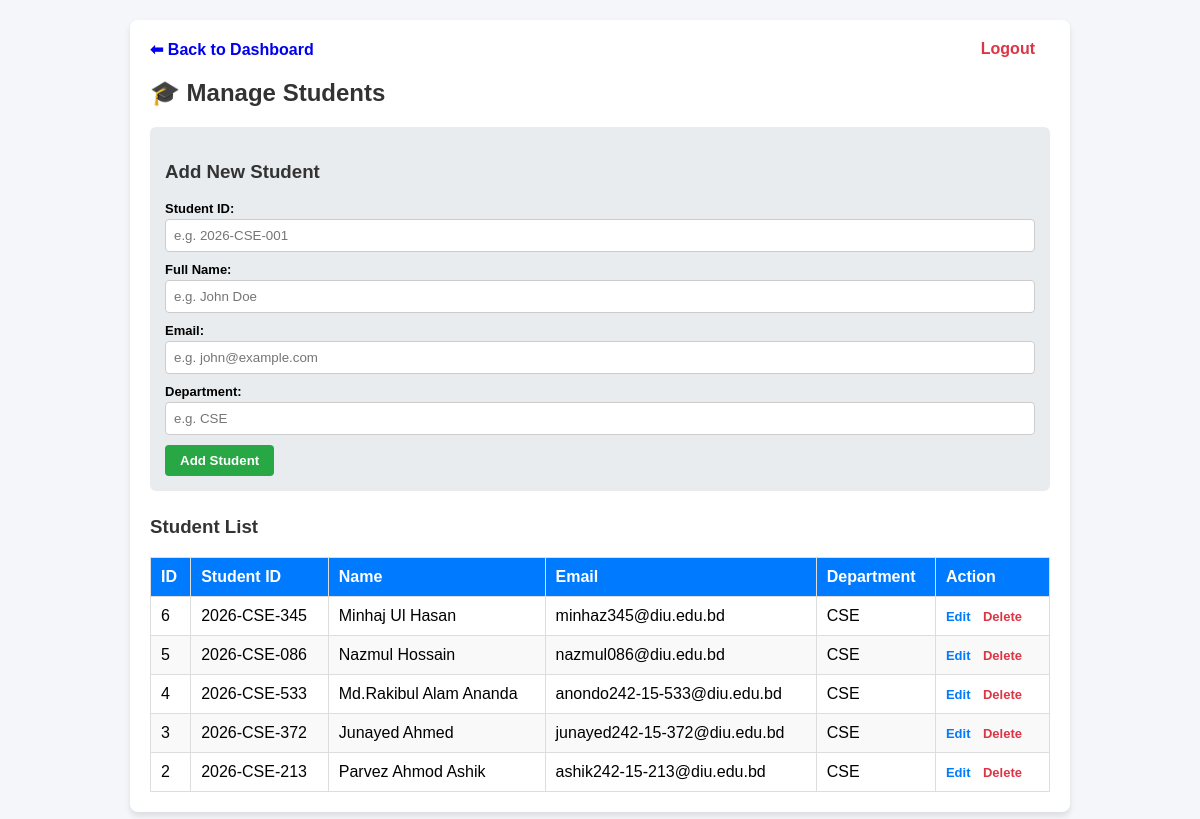
Page /students.php (signed in) on the earlier database version.
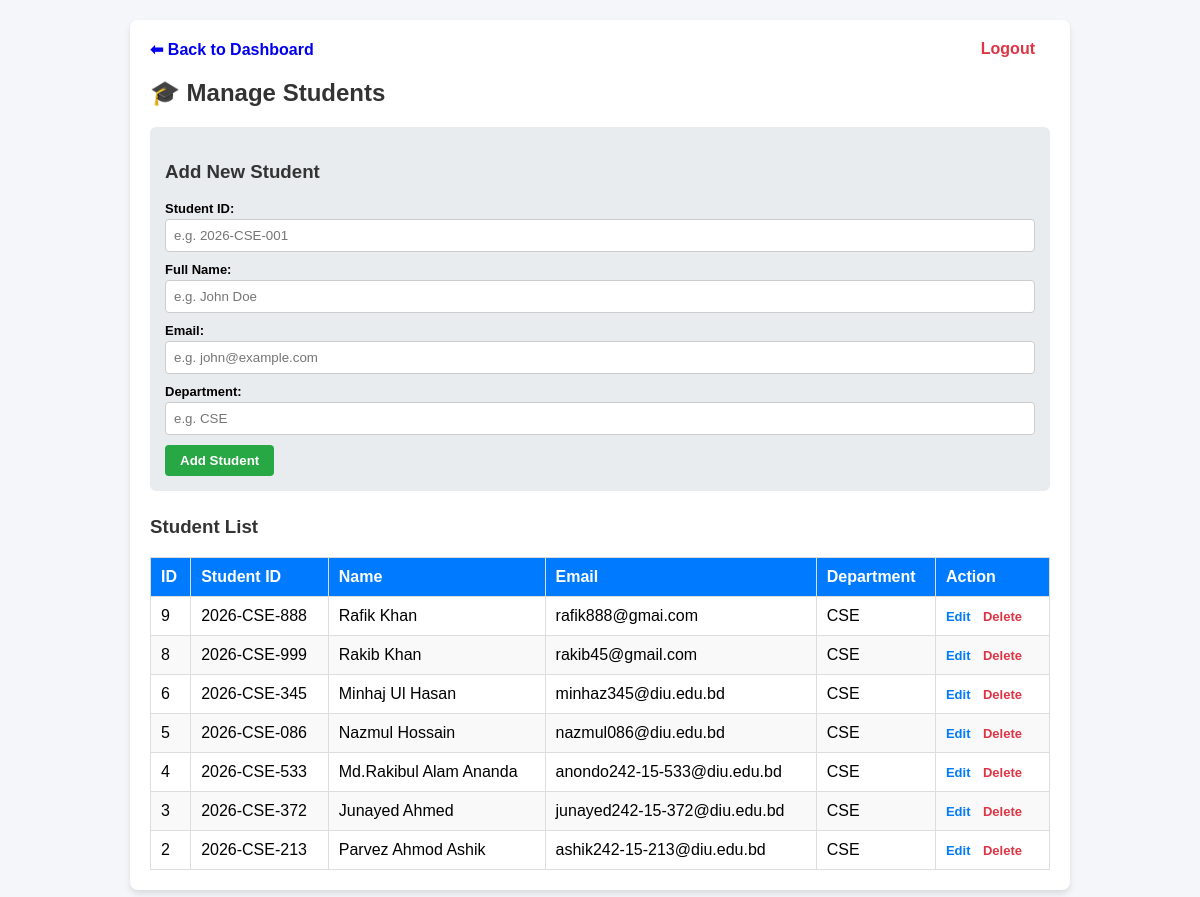
Same page on the later database version.
### tables this page shows
CREATE TABLE `students` (
  `id` int(11) NOT NULL,
  `student_id` varchar(50) NOT NULL,
  `name` varchar(100) NOT NULL,
  `email` varchar(100) DEFAULT NULL,
  `department` varchar(50) DEFAULT NULL,
  `created_at` timestamp NOT NULL DEFAULT current_timestamp(),
  `batch` varchar(20) DEFAULT '60'
);

### students.php (the view, shortened to what this page needs)
<?php
require_once 'config.php';
$students_result = $conn->query("SELECT * FROM students ORDER BY id DESC");
?>
<!DOCTYPE html>
<html lang="en">
<head>
</head>
<body>
<div class="container">
    <div class="top-nav">
        <a href="dashboard.php">⬅ Back to Dashboard</a>
        <a href="logout.php" class="logout">Logout</a>
    </div>
    <h2>🎓 Manage Students</h2>
    <div class="form-box">
        <h3>Add New Student</h3>
        <form action="students.php" method="POST">
            <div class="form-group">
                <label>Student ID:</label>
                <input type="text" name="student_id" placeholder="e.g. 2026-CSE-001" required>
            </div>
            <div class="form-group">
                <label>Full Name:</label>
                <input type="text" name="name" placeholder="e.g. John Doe" required>
            </div>
            <div class="form-group">
                <label>Email:</label>
                <input type="email" name="email" placeholder="e.g. john@example.com">
            </div>
            <div class="form-group">
                <label>Department:</label>
                <input type="text" name="department" placeholder="e.g. CSE">
            </div>
            <button type="submit" name="add_student" class="btn">Add Student</button>
        </form>
    </div>
    <h3>Student List</h3>
    <table>
        <thead>
            <tr>
                <th>ID</th>
                <th>Student ID</th>
                <th>Name</th>
                <th>Email</th>
                <th>Department</th>
                <th>Action</th>
            </tr>
        </thead>
        <tbody>
            <?php if ($students_result && $students_result->num_rows > 0): ?>
                <?php while ($row = $students_result->fetch_assoc()): ?>
                    <tr>
                        <td><?php echo $row['id']; ?></td>
                        <td><?php echo htmlspecialchars($row['student_id']); ?></td>
                        <td><?php echo htmlspecialchars($row['name']); ?></td>
                        <td><?php echo htmlspecialchars($row['email']); ?></td>
                        <td><?php echo htmlspecialchars($row['department']); ?></td>
                        <td>
                            <a href="edit_student.php?id=<?php echo $row['id']; ?>" class="action-btn edit-btn">Edit</a>
                            <a href="delete_student.php?id=<?php echo $row['id']; ?>" class="action-btn delete-btn" onclick="return confirm('Are you sure?')">Delete</a>
                        </td>
                    </tr>
                <?php endwhile; ?>
            <?php else: ?>
                <tr>
                    <td colspan="6" style="text-align:center;">No students found!</td>
                </tr>
            <?php endif; ?>
        </tbody>
    </table>
</div>
</body>
</html>

Differences in the rows shown:
added students: id "9", student "2026-CSE-888", name "Rafik Khan", email "rafik888@gmai.com", department "CSE"
added students: id "8", student "2026-CSE-999", name "Rakib Khan", email "rakib45@gmail.com", department "CSE"
